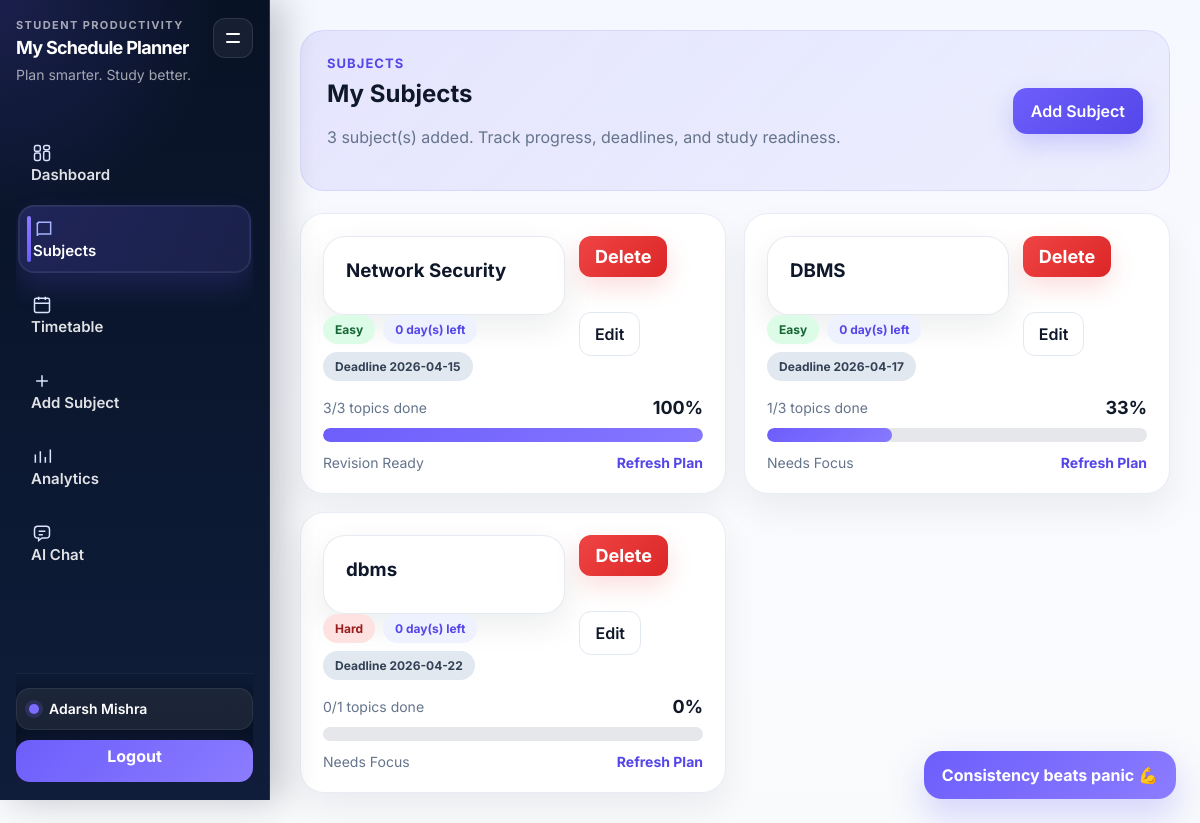
The page /subjects (signed in) on the database its author committed.
### tables this page shows
CREATE TABLE subjects (
        id INTEGER PRIMARY KEY AUTOINCREMENT,
        user_id INTEGER,
        name TEXT,
        deadline TEXT,
        difficulty TEXT
    );

### app.py (the view)
@app.route('/subjects')
@login_required
def subjects():
    conn = get_db()
    cur = conn.cursor()
    cur.execute(
        'SELECT * FROM subjects WHERE user_id=? ORDER BY deadline ASC, name ASC',
        (session['user_id'],)
    )
    subject_rows = cur.fetchall()
    subjects = []
    for row in subject_rows:
        cur.execute('SELECT * FROM topics WHERE subject_id=?', (row['id'],))
        topics = cur.fetchall()
        done = sum(1 for t in topics if t['status'] == 'done')
        total = len(topics)
        percent = int((done / total) * 100) if total > 0 else 0
        try:
            deadline_obj = datetime.strptime(row['deadline'], '%Y-%m-%d').date()
            days_left = max((deadline_obj - date.today()).days, 0)
        except Exception:
            days_left = 0
        subjects.append({
            'id': row['id'],
            'name': row['name'],
            'difficulty': row['difficulty'],
            'deadline': row['deadline'],
            'done': done,
            'total': total,
            'percent': percent,
            'days_left': days_left
        })
    conn.close()
    return render_template(
        'subjects.html',
        subjects=subjects,
        total_subjects=len(subjects)
    )

### app.py (called while the page is built)
def get_db() -> sqlite3.Connection:
    conn = sqlite3.connect(DB_PATH)
    conn.row_factory = sqlite3.Row
    conn.execute("PRAGMA journal_mode=WAL;")
    conn.execute("PRAGMA busy_timeout = 30000;")
    return conn

def login_required(view_func):
    @wraps(view_func)
    def wrapper(*args, **kwargs):
        if 'user_id' not in session:
            return redirect(url_for('login'))
        return view_func(*args, **kwargs)
    return wrapper

@app.context_processor
def inject_globals():
    return {'project_name': 'My Schedule Planner'}

### templates/subjects.html (shortened to what this page needs)
{% extends "base.html" %} {% block content %}
<section class="page-header subjects-hero">
    <div>
        <p class="eyebrow">Subjects</p>
        <h2>My Subjects</h2>
        <p class="muted">{{ total_subjects }} subject(s) added. Track progress, deadlines, and study readiness.</p>
    </div>
    <a href="{{ url_for('add_subject') }}" class="primary-btn">Add Subject</a>
</section>
{% if subjects %}
<section class="subjects-grid-premium">
    {% for s in subjects %}
    <article class="subject-card-premium">
        <div class="subject-card-top">
            <div>
                <a href="{{ url_for('subject', subject_id=s.id) }}" class="subject-card-link">
                    <div class="subject-card">
                        <h3>{{ s.name }}</h3>
                    </div>
                </a>
                <div class="subject-meta-row">
                    <span class="badge {{ s.difficulty|lower }}">{{ s.difficulty }}</span>
                    <span class="pill">{{ s.days_left }} day(s) left</span>
                    <span class="pill dark">Deadline {{ s.deadline }}</span>
                </div>
            </div>
            <div class="subject-card-actions">
                <form action="{{ url_for('delete_subject', subject_id=s.id) }}" method="POST" onsubmit="return confirm('Are you sure you want to delete this subject?');">
                    <button type="submit" class="danger-btn">Delete</button>
                </form>
                <a href="{{ url_for('edit_subject', subject_id=s.id) }}" class="ghost-link">Edit</a>
            </div>
        </div>
        <div class="subject-progress-head">
            <span>{{ s.done }}/{{ s.total }} topics done</span>
            <strong>{{ s.percent }}%</strong>
        </div>
        <div class="progress-track large">
            <div class="progress-fill" style="width: {{ s.percent }}%;"></div>
        </div>
        <div class="subject-footer-mini">
            <span>{% if s.percent >= 75 %}Revision Ready{% elif s.percent >= 40 %}In Progress{% else %}Needs Focus{% endif %}</span>
            <a href="{{ url_for('generate_timetable') }}" class="mini-link">Refresh Plan</a>
        </div>
    </article>
    {% endfor %}
</section>
{% endif %} {% endblock %}

### templates/base.html (shortened to what this page needs)
<!DOCTYPE html>
<html lang="en">
<head>
    <link rel="stylesheet" href="{{ url_for('static', filename='style.css') }}">
</head>
<body>
    <div class="app-shell">
        <aside class="sidebar" id="sidebar">
            <div class="sidebar-top">
                <div class="sidebar-head">
                    <div class="brand-wrap">
                        <div class="brand-text">
                            <span class="brand-kicker">Student productivity</span>
                            <h1>{{ project_name }}</h1>
                            <p class="sidebar-sub">Plan smarter. Study better.</p>
                        </div>
                    </div>
                    <button class="sidebar-toggle" id="sidebarToggle" type="button" aria-label="Toggle Sidebar">
                        <span></span>
                        <span></span>
                    </button>
                </div>
                <nav class="nav-links">
                    <a href="{{ url_for('dashboard') }}" class="nav-link {% if request.path == '/dashboard' %}active{% endif %}">
                        <span class="nav-icon">
                            <svg viewBox="0 0 24 24" fill="none" stroke="currentColor" stroke-width="1.8">
                                <rect x="3" y="3" width="7" height="7" rx="2"></rect>
                                <rect x="14" y="3" width="7" height="5" rx="2"></rect>
                                <rect x="14" y="10" width="7" height="11" rx="2"></rect>
                                <rect x="3" y="12" width="7" height="9" rx="2"></rect>
                            </svg>
                        </span>
                        <span class="nav-label">Dashboard</span>
                    </a>
                    <a href="{{ url_for('subjects') }}" class="nav-link {% if request.path == '/subjects' %}active{% endif %}">
                        <span class="nav-icon">
                            <svg viewBox="0 0 24 24" fill="none" stroke="currentColor" stroke-width="1.8">
                                <path d="M4 6.5A2.5 2.5 0 0 1 6.5 4H20v14H6.5A2.5 2.5 0 0 0 4 20.5v-14Z"></path>
                                <path d="M6.5 4A2.5 2.5 0 0 0 4 6.5"></path>
                            </svg>
                        </span>
                        <span class="nav-label">Subjects</span>
                    </a>
                    <a href="{{ url_for('timetable') }}" class="nav-link {% if request.path == '/timetable' %}active{% endif %}">
                        <span class="nav-icon">
                            <svg viewBox="0 0 24 24" fill="none" stroke="currentColor" stroke-width="1.8">
                                <rect x="3" y="4" width="18" height="17" rx="2"></rect>
                                <path d="M8 2v4"></path>
                                <path d="M16 2v4"></path>
                                <path d="M3 10h18"></path>
                            </svg>
                        </span>
                        <span class="nav-label">Timetable</span>
                    </a>
                    <a href="{{ url_for('add_subject') }}" class="nav-link {% if request.path == '/add_subject' %}active{% endif %}">
                        <span class="nav-icon">
                            <svg viewBox="0 0 24 24" fill="none" stroke="currentColor" stroke-width="1.8">
                                <path d="M12 5v14"></path>
                                <path d="M5 12h14"></path>
                            </svg>
                        </span>
                        <span class="nav-label">Add Subject</span>
                    </a>
                    <a href="{{ url_for('analytics') }}" class="nav-link {% if request.path == '/analytics' %}active{% endif %}">
                        <span class="nav-icon">
                            <svg viewBox="0 0 24 24" fill="none" stroke="currentColor" stroke-width="1.8">
                                <path d="M4 19V9"></path>
                                <path d="M10 19V5"></path>
                                <path d="M16 19v-7"></path>
                                <path d="M22 19V3"></path>
                            </svg>
                        </span>
                        <span class="nav-label">Analytics</span>
                    </a>
                    <a href="{{ url_for('study_chat') }}" class="nav-link {% if request.path == '/study_chat' %}active{% endif %}">
                        <span class="nav-icon">
                            <svg viewBox="0 0 24 24" fill="none" stroke="currentColor" stroke-width="1.8">
                                <path d="M8 10h8"></path>
                                <path d="M8 14h5"></path>
                                <path d="M7 4h10a4 4 0 0 1 4 4v6a4 4 0 0 1-4 4h-5l-4 3v-3H7a4 4 0 0 1-4-4V8a4 4 0 0 1 4-4Z"></path>
                            </svg>
                        </span>
                        <span class="nav-label">AI Chat</span>
                    </a>
                </nav>
            </div>
            <div class="sidebar-footer">
                <div class="student-chip">
                    <span class="student-chip-dot"></span>
                    <span class="student-name">{{ session.get('user_name', 'Student') }}</span>
                </div>
                <a href="{{ url_for('logout') }}" class="logout-link">Logout</a>
            </div>
        </aside>
        <main class="page-wrapper" id="pageWrapper">
             {% block content %}{% endblock %}
        </main>
    </div>
    {% if request.path != '/study_chat' %}
    <div id="quoteBox" class="quote-box">Stay focused 💪</div>
    {% endif %}
</body>
</html>

### rows shown on the page
subjects: name "Network Security", difficulty "Easy", days_left "0", deadline "2026-04-15", done "3", total "3", percent "100", shows "Revision Ready"
subjects: name "DBMS", difficulty "Easy", days_left "0", deadline "2026-04-17", done "1", total "3", percent "33", shows "Needs Focus"
subjects: name "dbms", difficulty "Hard", days_left "0", deadline "2026-04-22", done "0", total "1", percent "0", shows "Needs Focus"

### other values the page prints
{{ project_name }} "My Schedule Planner"
{{ session.get('user_name', 'Student') }} "Adarsh Mishra"
{{ total_subjects }} "3"
